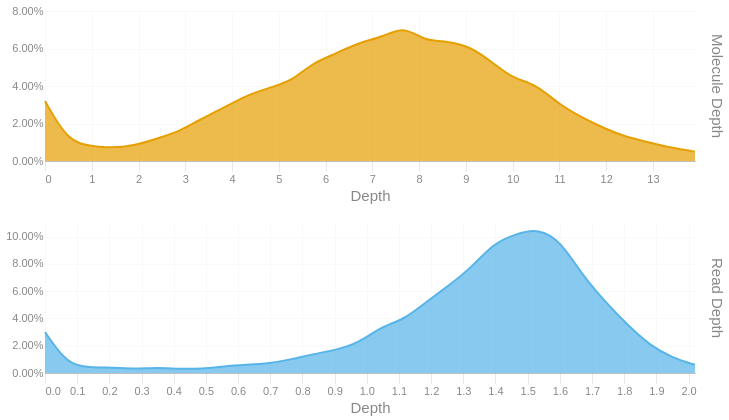

Notebook code cell kept with this figure:
### Code cell
readdep = depth_hist(tb['Read Depth'], q99, 3)
readdep = readdep.with_columns(pl.lit('Read Depth').alias('Metric'))
if not SKIPLR:
    moldep = depth_hist(tb['Molecule Depth'], mol_q99, 1)
    moldep = moldep.with_columns(pl.lit('Molecule Depth').alias('Metric'))
    _hist = pl.concat([readdep, moldep])
    _hist = _hist.filter(pl.col('Proportion') != 0)
    with SafeRender(_hist):
        (
            alt.Chart(_hist)        
            .mark_area(interpolate = "basis")
            .encode(
                x=alt.X('Bin:Q').scale(domainMin=0).axis(alt.Axis(title='Depth')),
                y = alt.Y('Proportion:Q', title = None).axis(format = '.2%'),
                color = alt.Color('Metric:N').legend(None),
                row = alt.Row("Metric:N").header(title = None, labelOrient = 'right'),
                tooltip = [
                    alt.Tooltip("Metric:N", title = "Metric"),
                    alt.Tooltip('Interval:N', title = "Depth Interval"),
                    alt.Tooltip('Proportion:Q', title = "% Alignments").format('.2%')
                ]
            )
            .resolve_scale(x='independent', y='independent')
            .properties(
                height = 150, width = 650,
                usermeta={'embedOptions': {'downloadFileName': f'{samplename}.depth.hist'}}
            )
        ).display()
else:
    readdep = readdep.filter(pl.col('Proportion') != 0)
    with SafeRender(readdep):
        (
            alt.Chart(readdep)        
            .mark_area(interpolate = "basis")
            .encode(
                x=alt.X('Bin:Q').scale(domainMin=0).axis(alt.Axis(title='Depth')),
                y = alt.Y('Proportion:Q', title = None).axis(format = '.2%'),
                tooltip = [
                    alt.Tooltip('Interval:N', title = "Depth Interval"),
                    alt.Tooltip('Proportion:Q', title = "% Alignments").format('.2%')
                ]
            )
            .properties(
                usermeta={'embedOptions': {'downloadFileName': f'{samplename}.depth.hist'}}
            )
        ).display()

### Figure 1 — Vega-Lite specification as saved in the notebook (floating-point values rounded to 4 significant figures)
{"width": 650, "height": 150, "config": {"title": {"anchor": "start", "dy": -15, "fontSize": 18, "color": "#888888", "subtitleColor": "#888888", "subtitleFontSize": 14}, "arc": {"fill": "#0072B2"}, "axis": {"domainColor": "#888888", "domainWidth": 0.5, "gridWidth": 0.2, "grid": false, "titleFontWeight": 400, "titleFontSize": 15, "labelFontSize": 11, "labelColor": "#888888", "tickColor": "#888888", "tickWidth": 0.2, "titleColor": "#888888"}, "axisBand": {"grid": false}, "axisX": {"grid": true, "tickSize": 10, "domainCap": "round"}, "axisY": {"domain": false, "grid": true, "tickSize": 0, "domainCap": "round"}, "background": "transparent", "header": {"labelFontSize": 15, "labelColor": "#888888", "titleFontSize": 15, "titleFontWeight": 600, "titleColor": "#888888"}, "legend": {"labelFont": "sans-serif", "labelFontSize": 12, "labelColor": "#888888", "symbolSize": 100, "symbolType": "circle", "titleFontSize": 12, "titlePadding": 10, "titleColor": "#888888", "title": null}, "range": {"category": ["#E69F00", "#56B4E9", "#009E73", "#F0E442", "#0072B2", "#D55E00", "#CC79A7", "#000000"], "diverging": ["#cfe8f3", "#a2d4ec", "#73bfe2", "#46abdb", "#1696d2", "#12719e"]}, "area": {"fill": "#0072B2", "fillOpacity": 0.7, "line": true, "strokeOpacity": 0.7}, "line": {"color": "#0072B2", "stroke": "#0072B2", "strokeWidth": 2}, "trail": {"color": "#0072B2", "stroke": "#0072B2", "strokeWidth": 0, "size": 1}, "point": {"filled": true, "fillOpacity": 1.0, "size": 95}, "text": {"color": "#888888", "fontSize": 11, "align": "right", "fontWeight": 400, "size": 11}, "bar": {"fill": "#0072B2", "stroke": null}, "view": {"stroke": null, "continuousWidth": 660, "continuousHeight": 400}}, "data": {"name": "data-ecb0e064f4be99a90e5b773f334ba589"}, "mark": {"type": "area", "interpolate": "basis"}, "encoding": {"color": {"field": "Metric", "legend": null, "type": "nominal"}, "row": {"field": "Metric", "header": {"title": null, "labelOrient": "right"}, "type": "nominal"}, "tooltip": [{"field": "Metric", "title": "Metric", "type": "nominal"}, {"field": "Interval", "title": "Depth Interval", "type": "nominal"}, {"field": "Proportion", "format": ".2%", "title": "% Alignments", "type": "quantitative"}], "x": {"axis": {"title": "Depth"}, "field": "Bin", "scale": {"domainMin": 0}, "type": "quantitative"}, "y": {"axis": {"format": ".2%"}, "field": "Proportion", "title": null, "type": "quantitative"}}, "resolve": {"scale": {"x": "independent", "y": "independent"}}, "usermeta": {"embedOptions": {"downloadFileName": "S1_Tusket_012.depth.hist"}}, "$schema": "https://vega.github.io/schema/vega-lite/v6.1.0.json", "datasets": {"data-ecb0e064f4be99a90e5b773f334ba589": [{"Bin": 0.0, "Interval": "0.0-0.07", "Proportion": 0.03, "Metric": "Read Depth"}, {"Bin": 0.07, "Interval": "0.07-0.139", "Proportion": 0.006, "Metric": "Read Depth"}, {"Bin": 0.139, "Interval": "0.139-0.209", "Proportion": 0.004, "Metric": "Read Depth"}, {"Bin": 0.209, "Interval": "0.209-0.279", "Proportion": 0.004, "Metric": "Read Depth"}, {"Bin": 0.279, "Interval": "0.279-0.348", "Proportion": 0.003, "Metric": "Read Depth"}, {"Bin": 0.348, "Interval": "0.348-0.418", "Proportion": 0.004, "Metric": "Read Depth"}, {"Bin": 0.418, "Interval": "0.418-0.488", "Proportion": 0.003, "Metric": "Read Depth"}, {"Bin": 0.488, "Interval": "0.488-0.557", "Proportion": 0.003, "Metric": "Read Depth"}, {"Bin": 0.557, "Interval": "0.557-0.627", "Proportion": 0.005, "Metric": "Read Depth"}, {"Bin": 0.627, "Interval": "0.627-0.697", "Proportion": 0.006, "Metric": "Read Depth"}, {"Bin": 0.697, "Interval": "0.697-0.766", "Proportion": 0.007, "Metric": "Read Depth"}, {"Bin": 0.766, "Interval": "0.766-0.836", "Proportion": 0.01, "Metric": "Read Depth"}, {"Bin": 0.836, "Interval": "0.836-0.906", "Proportion": 0.014, "Metric": "Read Depth"}, {"Bin": 0.906, "Interval": "0.906-0.975", "Proportion": 0.017, "Metric": "Read Depth"}, {"Bin": 0.975, "Interval": "0.975-1.045", "Proportion": 0.022, "Metric": "Read Depth"}, {"Bin": 1.045, "Interval": "1.045-1.115", "Proportion": 0.034, "Metric": "Read Depth"}, {"Bin": 1.115, "Interval": "1.115-1.184", "Proportion": 0.039, "Metric": "Read Depth"}, {"Bin": 1.184, "Interval": "1.184-1.254", "Proportion": 0.052, "Metric": "Read Depth"}, {"Bin": 1.254, "Interval": "1.254-1.324", "Proportion": 0.064, "Metric": "Read Depth"}, {"Bin": 1.324, "Interval": "1.324-1.393", "Proportion": 0.077, "Metric": "Read Depth"}, {"Bin": 1.393, "Interval": "1.393-1.463", "Proportion": 0.095, "Metric": "Read Depth"}, {"Bin": 1.463, "Interval": "1.463-1.533", "Proportion": 0.102, "Metric": "Read Depth"}, {"Bin": 1.533, "Interval": "1.533-1.602", "Proportion": 0.106, "Metric": "Read Depth"}, {"Bin": 1.602, "Interval": "1.602-1.672", "Proportion": 0.097, "Metric": "Read Depth"}, {"Bin": 1.672, "Interval": "1.672-1.742", "Proportion": 0.071, "Metric": "Read Depth"}, {"Bin": 1.742, "Interval": "1.742-1.811", "Proportion": 0.052, "Metric": "Read Depth"}, {"Bin": 1.811, "Interval": "1.811-1.881", "Proportion": 0.035, "Metric": "Read Depth"}, {"Bin": 1.881, "Interval": "1.881-1.951", "Proportion": 0.02, "Metric": "Read Depth"}, {"Bin": 1.951, "Interval": "1.951-2.02", "Proportion": 0.011, "Metric": "Read Depth"}, {"Bin": 2.02, "Interval": "2.02-2.09", "Proportion": 0.006, "Metric": "Read Depth"}, {"Bin": 0.0, "Interval": "0.0-0.5", "Proportion": 0.032, "Metric": "Molecule Depth"}, {"Bin": 0.5, "Interval": "0.5-1.0", "Proportion": 0.01, "Metric": "Molecule Depth"}, {"Bin": 1.0, "Interval": "1.0-1.4", "Proportion": 0.008, "Metric": "Molecule Depth"}, {"Bin": 1.4, "Interval": "1.4-1.9", "Proportion": 0.007, "Metric": "Molecule Depth"}, {"Bin": 1.9, "Interval": "1.9-2.4", "Proportion": 0.008, "Metric": "Molecule Depth"}, {"Bin": 2.4, "Interval": "2.4-2.9", "Proportion": 0.012, "Metric": "Molecule Depth"}, {"Bin": 2.9, "Interval": "2.9-3.3", "Proportion": 0.016, "Metric": "Molecule Depth"}, {"Bin": 3.3, "Interval": "3.3-3.8", "Proportion": 0.022, "Metric": "Molecule Depth"}, {"Bin": 3.8, "Interval": "3.8-4.3", "Proportion": 0.028, "Metric": "Molecule Depth"}, {"Bin": 4.3, "Interval": "4.3-4.8", "Proportion": 0.035, "Metric": "Molecule Depth"}, {"Bin": 4.8, "Interval": "4.8-5.3", "Proportion": 0.039, "Metric": "Molecule Depth"}, {"Bin": 5.3, "Interval": "5.3-5.7", "Proportion": 0.043, "Metric": "Molecule Depth"}, {"Bin": 5.7, "Interval": "5.7-6.2", "Proportion": 0.052, "Metric": "Molecule Depth"}, {"Bin": 6.2, "Interval": "6.2-6.7", "Proportion": 0.057, "Metric": "Molecule Depth"}, {"Bin": 6.7, "Interval": "6.7-7.2", "Proportion": 0.063, "Metric": "Molecule Depth"}, {"Bin": 7.2, "Interval": "7.2-7.7", "Proportion": 0.066, "Metric": "Molecule Depth"}, {"Bin": 7.7, "Interval": "7.7-8.1", "Proportion": 0.072, "Metric": "Molecule Depth"}, {"Bin": 8.1, "Interval": "8.1-8.6", "Proportion": 0.064, "Metric": "Molecule Depth"}, {"Bin": 8.6, "Interval": "8.6-9.1", "Proportion": 0.064, "Metric": "Molecule Depth"}, {"Bin": 9.1, "Interval": "9.1-9.6", "Proportion": 0.061, "Metric": "Molecule Depth"}, {"Bin": 9.6, "Interval": "9.6-10.0", "Proportion": 0.052, "Metric": "Molecule Depth"}, {"Bin": 10.0, "Interval": "10.0-10.5", "Proportion": 0.044, "Metric": "Molecule Depth"}, {"Bin": 10.5, "Interval": "10.5-11.0", "Proportion": 0.041, "Metric": "Molecule Depth"}, {"Bin": 11.0, "Interval": "11.0-11.5", "Proportion": 0.03, "Metric": "Molecule Depth"}, {"Bin": 11.5, "Interval": "11.5-12.0", "Proportion": 0.023, "Metric": "Molecule Depth"}, {"Bin": 12.0, "Interval": "12.0-12.4", "Proportion": 0.017, "Metric": "Molecule Depth"}, {"Bin": 12.4, "Interval": "12.4-12.9", "Proportion": 0.013, "Metric": "Molecule Depth"}, {"Bin": 12.9, "Interval": "12.9-13.4", "Proportion": 0.01, "Metric": "Molecule Depth"}, {"Bin": 13.4, "Interval": "13.4-13.9", "Proportion": 0.007, "Metric": "Molecule Depth"}, {"Bin": 13.9, "Interval": "13.9-14.35", "Proportion": 0.005, "Metric": "Molecule Depth"}]}}
